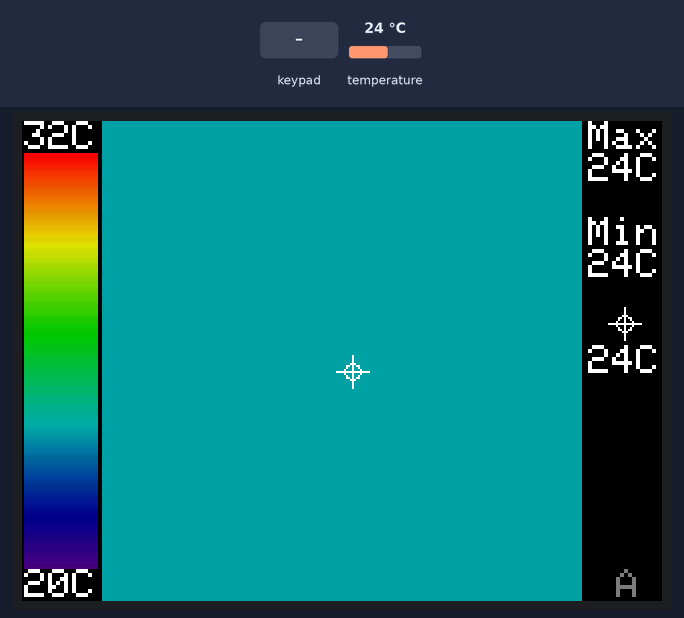
The program below on a simulated ESP32. Parts: 320×240 colour display. Inputs (shaded band) come from the test bench; at power-on: temperature 24 °C. What the program prints to the serial monitor is not drawn.

Above: at 1.8 s.
1.9 s: temperature set to 12 °C
At 3.1 s:
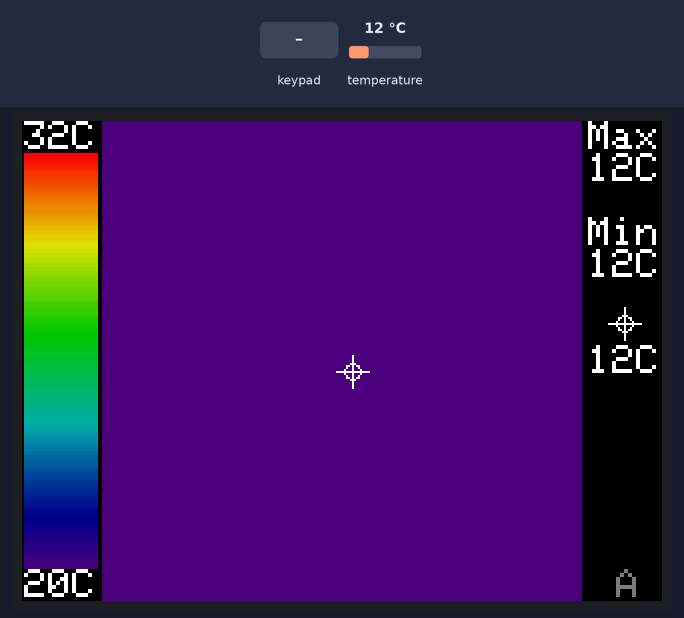
3.8 s: key 'A' pressed
At 4.8 s:
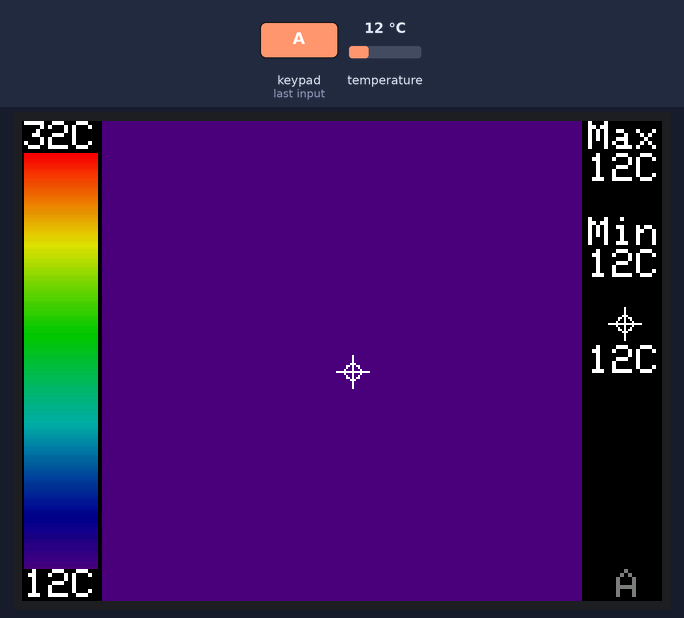
5.3 s: key 'B' pressed
At 6.5 s:
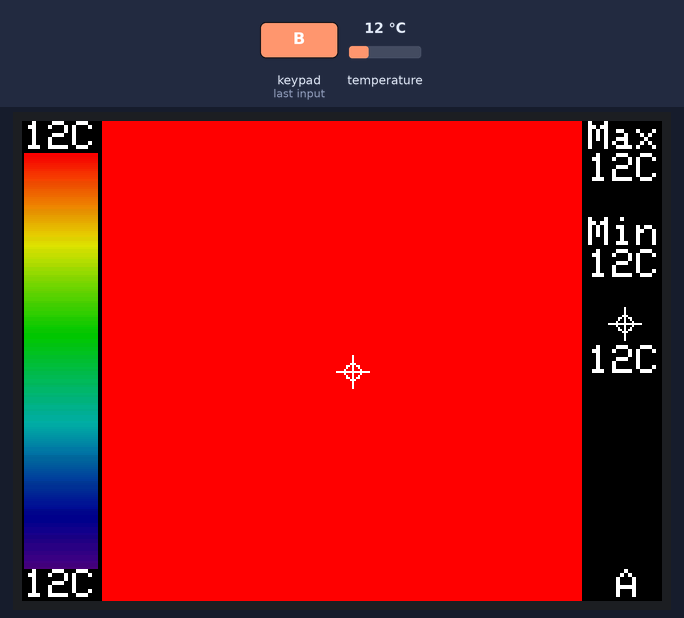
8.3 s: temperature set to 19 °C
At 9.6 s:
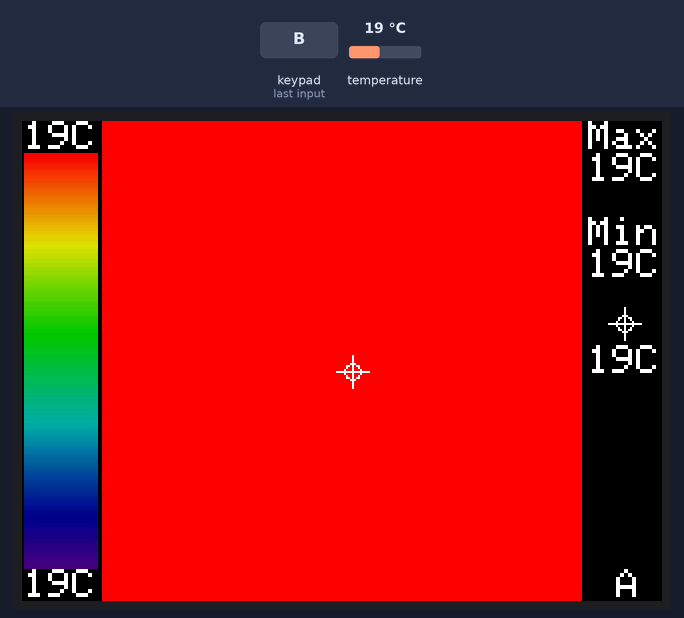
10.2 s: temperature set to 28 °C
At 11.3 s:
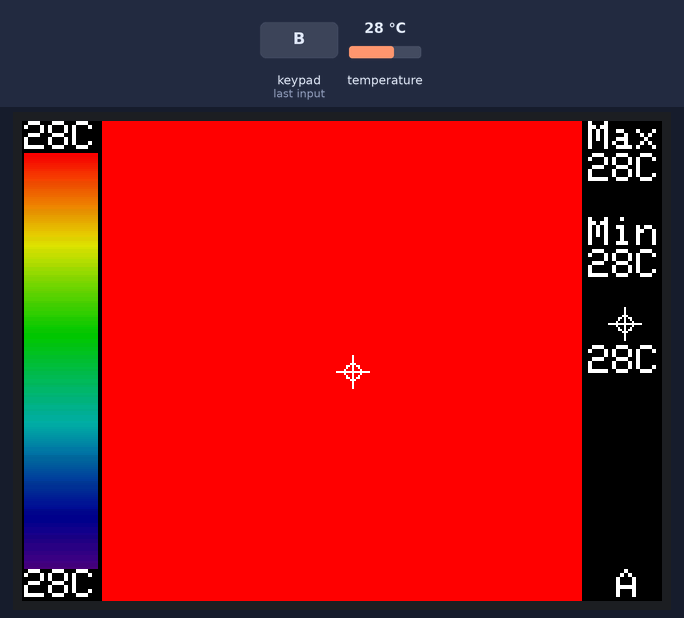
Timing chart, 0 to 13.2 s (numbered marks = the images above; inputs shaded):
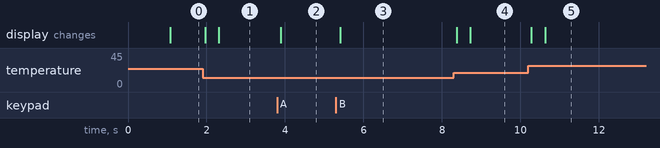

Measured:
- after the input at 1.9 s, the display: first changes after 0.07 s (image 1 shows a later state)
- after the input at 3.8 s, the display: changes after 0.10 s (image 2)
- after the input at 5.3 s, the display: changes after 0.11 s (image 3)
- after the input at 8.3 s, the display: first changes after 0.07 s (image 4 shows a later state)
- after the input at 10.2 s, the display: first changes after 0.08 s (image 5 shows a later state)

The program:

main.cpp
```cpp
#include "ThermalHelper.h"

#include <M5Core2.h>

ThermalHelper TH = ThermalHelper();

void setup() {
    M5.begin(true, false, true, true);
    M5.Lcd.begin();
    TH.begin();
}

void loop() {
    M5.update();
    TH.update();
}
```

Interpolation.h
```cpp
#pragma once

#include "env.h"

namespace Interpolation {

    float get_point(float *p, uint8_t rows, uint8_t cols, int8_t x, int8_t y);

    void set_point(float *p, uint8_t rows, uint8_t cols, int8_t x, int8_t y, float f);

    // src is a grid src_rows * src_cols
    // dest is a pre-allocated grid, dest_rows*dest_cols
    void interpolate_image(float *src, uint8_t src_rows, uint8_t src_cols, float *dest, uint8_t dest_rows, uint8_t dest_cols);

    // p is a list of 4 points, 2 to the left, 2 to the right
    float cubicInterpolate(float p[], float x);

    // p is a 16-point 4x4 array of the 2 rows & columns left/right/above/below
    float bicubicInterpolate(float p[], float x, float y);

    // src is rows*cols and dest is a 4-point array passed in already allocated!
    void get_adjacents_1d(float *src, float *dest, uint8_t rows, uint8_t cols, int8_t x, int8_t y);

    // src is rows*cols and dest is a 16-point array passed in already allocated!
    void get_adjacents_2d(float *src, float *dest, uint8_t rows, uint8_t cols, int8_t x, int8_t y);

}
```

ThermalHelper.h
```cpp
#pragma once

#include "env.h"

#define PXS AMG_COLS*AMG_ROWS
#define IPXS INTERPOLATED_ROWS*INTERPOLATED_COLS

// Colors that makes up the whole gradient
#define THERMAL_GRADIENT_N 256
constexpr const uint16_t colorGradient[THERMAL_GRADIENT_N] = {
    0x480F, 0x400F, 0x400F, 0x400F, 0x4010, 0x3810, 0x3810, 0x3810, 0x3810, 0x3010,
    0x3010, 0x3010, 0x2810, 0x2810, 0x2810, 0x2810, 0x2010, 0x2010, 0x2010, 0x1810,
    0x1810, 0x1811, 0x1811, 0x1011, 0x1011, 0x1011, 0x0811, 0x0811, 0x0811, 0x0011,
    0x0011, 0x0011, 0x0011, 0x0011, 0x0031, 0x0031, 0x0051, 0x0072, 0x0072, 0x0092,
    0x00B2, 0x00B2, 0x00D2, 0x00F2, 0x00F2, 0x0112, 0x0132, 0x0152, 0x0152, 0x0172,
    0x0192, 0x0192, 0x01B2, 0x01D2, 0x01F3, 0x01F3, 0x0213, 0x0233, 0x0253, 0x0253,
    0x0273, 0x0293, 0x02B3, 0x02D3, 0x02D3, 0x02F3, 0x0313, 0x0333, 0x0333, 0x0353,
    0x0373, 0x0394, 0x03B4, 0x03D4, 0x03D4, 0x03F4, 0x0414, 0x0434, 0x0454, 0x0474,
    0x0474, 0x0494, 0x04B4, 0x04D4, 0x04F4, 0x0514, 0x0534, 0x0534, 0x0554, 0x0554,
    0x0574, 0x0574, 0x0573, 0x0573, 0x0573, 0x0572, 0x0572, 0x0572, 0x0571, 0x0591,
    0x0591, 0x0590, 0x0590, 0x058F, 0x058F, 0x058F, 0x058E, 0x05AE, 0x05AE, 0x05AD,
    0x05AD, 0x05AD, 0x05AC, 0x05AC, 0x05AB, 0x05CB, 0x05CB, 0x05CA, 0x05CA, 0x05CA,
    0x05C9, 0x05C9, 0x05C8, 0x05E8, 0x05E8, 0x05E7, 0x05E7, 0x05E6, 0x05E6, 0x05E6,
    0x05E5, 0x05E5, 0x0604, 0x0604, 0x0604, 0x0603, 0x0603, 0x0602, 0x0602, 0x0601,
    0x0621, 0x0621, 0x0620, 0x0620, 0x0620, 0x0620, 0x0E20, 0x0E20, 0x0E40, 0x1640,
    0x1640, 0x1E40, 0x1E40, 0x2640, 0x2640, 0x2E40, 0x2E60, 0x3660, 0x3660, 0x3E60,
    0x3E60, 0x3E60, 0x4660, 0x4660, 0x4E60, 0x4E80, 0x5680, 0x5680, 0x5E80, 0x5E80,
    0x6680, 0x6680, 0x6E80, 0x6EA0, 0x76A0, 0x76A0, 0x7EA0, 0x7EA0, 0x86A0, 0x86A0,
    0x8EA0, 0x8EC0, 0x96C0, 0x96C0, 0x9EC0, 0x9EC0, 0xA6C0, 0xAEC0, 0xAEC0, 0xB6E0,
    0xB6E0, 0xBEE0, 0xBEE0, 0xC6E0, 0xC6E0, 0xCEE0, 0xCEE0, 0xD6E0, 0xD700, 0xDF00,
    0xDEE0, 0xDEC0, 0xDEA0, 0xDE80, 0xDE80, 0xE660, 0xE640, 0xE620, 0xE600, 0xE5E0,
    0xE5C0, 0xE5A0, 0xE580, 0xE560, 0xE540, 0xE520, 0xE500, 0xE4E0, 0xE4C0, 0xE4A0,
    0xE480, 0xE460, 0xEC40, 0xEC20, 0xEC00, 0xEBE0, 0xEBC0, 0xEBA0, 0xEB80, 0xEB60,
    0xEB40, 0xEB20, 0xEB00, 0xEAE0, 0xEAC0, 0xEAA0, 0xEA80, 0xEA60, 0xEA40, 0xF220,
    0xF200, 0xF1E0, 0xF1C0, 0xF1A0, 0xF180, 0xF160, 0xF140, 0xF100, 0xF0E0, 0xF0C0,
    0xF0A0, 0xF080, 0xF060, 0xF040, 0xF020, 0xF800,
};


class ThermalHelper {
    public:
        ThermalHelper();

        /**
         * Start the thermal camera. This will draw the initial frame, and set up all variables. Call update() to update the view.
         */
        void begin();

        /**
         * Draw a new frame.
         */
        void update();


    private:
        /**
         * Handle button presses.
         */
        void handleButtons();

        /**
         * Draw the pixels of a new frame.
         */
        void drawPixels();

        /**
         * Draw everything that should never change after the first frame.
         */
        void drawStaticInfo();

        /**
         * Draw the color gradient map.
         */
        void drawGradient();

        /**
         * Draw the temperatures for the color gradient map.
         */
        void drawGradientTemperatures();

        /**
         * Draw a cursor.
         */
        void drawCursor(int16_t x, int16_t y, int16_t size);

        /**
         * Update private temperature values based on read sensor values.
         */
        void updateTemperatures();

        /**
         * Set automatic threshold true/false.
         */
        void setAuto(const bool flag);

        /**
         * Toggle automatic threshold.
         */
        void toggleAuto();


        // Array for AMG pixels
        float m_px[PXS];

        // Array for interpolated pixels
        float m_ipx[IPXS];

        // Temperatures
        int16_t m_minTemp = 20;
        int16_t m_maxTemp = 32;
        int16_t m_minimum{};
        int16_t m_maximum{};
        int16_t m_cursorTemp{};

        // Variables for layout
        int16_t m_pixelSize{};
        int16_t m_pixelsX{};
        int16_t m_pixelsY{};
        int16_t m_x1{};
        int16_t m_x2{};
        int16_t m_fontHeight{};
        int16_t m_gradientWidth{};

        // Flags
        bool m_flagAuto = false;
        bool m_flagCursor = true;
};
```

env.h
```cpp
#pragma once

#include <Arduino.h>

#define AMG_COLS 8
#define AMG_ROWS 8

#define INTERPOLATED_COLS 24
#define INTERPOLATED_ROWS 24

#define SPACE 3
```

Interpolation.cpp
```cpp
#include "Interpolation.h"

float Interpolation::get_point(float *p, uint8_t rows, uint8_t cols, int8_t x, int8_t y) {
  if (x < 0)        x = 0;
  if (y < 0)        y = 0;
  if (x >= cols)    x = cols - 1;
  if (y >= rows)    y = rows - 1;
  return p[y * cols + x];
}

void Interpolation::set_point(float *p, uint8_t rows, uint8_t cols, int8_t x, int8_t y, float f) {
  if ((x < 0) || (x >= cols)) return;
  if ((y < 0) || (y >= rows)) return;
  p[y * cols + x] = f;
}

// src is a grid src_rows * src_cols
// dest is a pre-allocated grid, dest_rows*dest_cols
void Interpolation::interpolate_image(float *src, uint8_t src_rows, uint8_t src_cols, float *dest, uint8_t dest_rows, uint8_t dest_cols) {
  float mu_x = (src_cols - 1.0) / (dest_cols - 1.0);
  float mu_y = (src_rows - 1.0) / (dest_rows - 1.0);

  float adj_2d[16]; // matrix for storing adjacents

  for (uint8_t y_idx=0; y_idx < dest_rows; y_idx++) {
    for (uint8_t x_idx=0; x_idx < dest_cols; x_idx++) {
       float x = x_idx * mu_x;
       float y = y_idx * mu_y;
       //Serial.print("("); Serial.print(y_idx); Serial.print(", "); Serial.print(x_idx); Serial.print(") = ");
       //Serial.print("("); Serial.print(y); Serial.print(", "); Serial.print(x); Serial.print(") = ");
       get_adjacents_2d(src, adj_2d, src_rows, src_cols, x, y);
       /*
       Serial.print("[");
       for (uint8_t i=0; i<16; i++) {
         Serial.print(adj_2d[i]); Serial.print(", ");
       }
       Serial.println("]");
       */
       float frac_x = x - (int)x; // we only need the ~delta~ between the points
       float frac_y = y - (int)y; // we only need the ~delta~ between the points
       float out = bicubicInterpolate(adj_2d, frac_x, frac_y);
       //Serial.print("\tInterp: "); Serial.println(out);
       set_point(dest, dest_rows, dest_cols, x_idx, y_idx, out);
    }
  }
}

// p is a list of 4 points, 2 to the left, 2 to the right
float Interpolation::cubicInterpolate(float p[], float x) {
    float r = p[1] + (0.5 * x * (p[2] - p[0] + x*(2.0*p[0] - 5.0*p[1] + 4.0*p[2] - p[3] + x*(3.0*(p[1] - p[2]) + p[3] - p[0]))));
  /*
    Serial.print("interpolating: [");
    Serial.print(p[0],2); Serial.print(", ");
    Serial.print(p[1],2); Serial.print(", ");
    Serial.print(p[2],2); Serial.print(", ");
    Serial.print(p[3],2); Serial.print("] w/"); Serial.print(x); Serial.print(" = ");
    Serial.println(r);
  */
    return r;
}

// p is a 16-point 4x4 array of the 2 rows & columns left/right/above/below
float Interpolation::bicubicInterpolate(float p[], float x, float y) {
    float arr[4] = {0,0,0,0};
    arr[0] = cubicInterpolate(p+0, x);
    arr[1] = cubicInterpolate(p+4, x);
    arr[2] = cubicInterpolate(p+8, x);
    arr[3] = cubicInterpolate(p+12, x);
    return cubicInterpolate(arr, y);
}

// src is rows*cols and dest is a 4-point array passed in already allocated!
void Interpolation::get_adjacents_1d(float *src, float *dest, uint8_t rows, uint8_t cols, int8_t x, int8_t y) {
    //Serial.print("("); Serial.print(x); Serial.print(", "); Serial.print(y); Serial.println(")");
    // pick two items to the left
    dest[0] = get_point(src, rows, cols, x-1, y);
    dest[1] = get_point(src, rows, cols, x, y);
    // pick two items to the right
    dest[2] = get_point(src, rows, cols, x+1, y);
    dest[3] = get_point(src, rows, cols, x+2, y);
}


// src is rows*cols and dest is a 16-point array passed in already allocated!
void Interpolation::get_adjacents_2d(float *src, float *dest, uint8_t rows, uint8_t cols, int8_t x, int8_t y) {
    //Serial.print("("); Serial.print(x); Serial.print(", "); Serial.print(y); Serial.println(")");
    for (int8_t delta_y = -1; delta_y < 3; delta_y++) { // -1, 0, 1, 2
        float *row = dest + 4 * (delta_y+1); // index into each chunk of 4
        for (int8_t delta_x = -1; delta_x < 3; delta_x++) { // -1, 0, 1, 2
            row[delta_x+1] = get_point(src, rows, cols, x+delta_x, y+delta_y);
        }
    }
}
```

ThermalHelper.cpp
```cpp
#include "ThermalHelper.h"
#include "interpolation.h"

#include <M5Core2.h>
#include <Adafruit_AMG88XX.h>

Adafruit_AMG88xx amg;

ThermalHelper::ThermalHelper() {}

void ThermalHelper::begin() {
    M5.Lcd.fillScreen(TFT_BLACK);
    M5.Lcd.setTextSize(2);

    if (!amg.begin()) {
        M5.Lcd.setCursor(0, 0);
        M5.Lcd.setTextColor(TFT_RED);
        M5.Lcd.print("Error on AMG88xx setup");
        while (1) {
            delay(1);
        }
    }

    M5.Lcd.setTextColor(TFT_WHITE);

    this->m_fontHeight = M5.Lcd.fontHeight();
    this->m_gradientWidth = M5.Lcd.textWidth("32C");

    auto w = M5.Lcd.width();
    auto h = M5.Lcd.height();

    // Every pixel drawn will be a sqaure.
    // Need to calculate the the size of a pixel in both directions, while also leaving room for the gradient.
    auto px_w = (w - 2*this->m_gradientWidth - 2*SPACE)/INTERPOLATED_COLS;
    auto px_h = h/INTERPOLATED_ROWS;
    this->m_pixelSize = min(px_w, px_h);

    this->m_pixelsX = (w - this->m_pixelSize*INTERPOLATED_COLS) / 2;
    this->m_pixelsY = (h - this->m_pixelSize*INTERPOLATED_ROWS) / 2;

    this->m_x1 = this->m_pixelsX - SPACE - this->m_gradientWidth;
    this->m_x2 = w - this->m_pixelsX + SPACE;

    this->drawGradient();
    this->drawGradientTemperatures();
    this->drawStaticInfo();
    this->setAuto(false);
}

void ThermalHelper::update() {
    this->handleButtons();

    // Read pixel values
    amg.readPixels(this->m_px);

    // Update min and max temperatures
    this->updateTemperatures();

    // Interpolate pixel values
    Interpolation::interpolate_image(this->m_px, AMG_ROWS, AMG_COLS, this->m_ipx, INTERPOLATED_ROWS, INTERPOLATED_COLS);

    // Draw all pixels
    this->drawPixels();

    // Draw cursor in the middle
    if (this->m_flagCursor) {
        drawCursor(this->m_pixelsX + this->m_pixelSize*INTERPOLATED_COLS/2 + this->m_pixelSize/2, this->m_pixelsY + this->m_pixelSize*INTERPOLATED_ROWS/2 + this->m_pixelSize/2, this->m_fontHeight);
    }
}

// PRIVATE

void ThermalHelper::handleButtons() {
    if (M5.BtnA.wasPressed()) {
        this->m_minTemp = this->m_cursorTemp;
        this->drawGradientTemperatures();
    }

    if (M5.BtnB.wasPressed()) {
        this->toggleAuto();
        this->drawGradientTemperatures();
    }

    if (M5.BtnC.wasPressed()) {
        this->m_maxTemp = this->m_cursorTemp;
        this->drawGradientTemperatures();
    }
}

void ThermalHelper::drawPixels() {
    uint16_t r = INTERPOLATED_ROWS;
    uint16_t c = INTERPOLATED_COLS;
    int16_t size = this->m_pixelSize;
    int16_t t{};
    float *p = this->m_ipx;

    for (auto y = 0; y < r; y++) {
        for (auto x = 0; x < c; x++) {
            // Get the pixel temperature
            t = static_cast<int16_t>(p[y * c + x]);
            // Constrain the temperature to the current min-max-interval
            t = constrain(t, this->m_minTemp, this->m_maxTemp);

            // Map the temperature to a color index
            uint8_t i = map(t, this->m_minTemp, this->m_maxTemp, 0, THERMAL_GRADIENT_N - 1);

            // Draw the pixel
            M5.Lcd.fillRect(this->m_pixelsX + size * x, this->m_pixelsY + size * y, size, size, colorGradient[i]);
        }
    }
}

void ThermalHelper::drawStaticInfo() {
    M5.Lcd.setCursor(this->m_x2, 0);
    M5.Lcd.print("Max");

    M5.Lcd.setCursor(this->m_x2, 3*this->m_fontHeight);
    M5.Lcd.print("Min");

    // Draw cursor
    drawCursor(this->m_x2 + this->m_gradientWidth/2, 6.5*this->m_fontHeight - SPACE, this->m_fontHeight);
}

void ThermalHelper::drawGradient() {
    // Top y-position of gradient
    auto a = this->m_fontHeight;
    // Bottom y-position of gradient
    auto b = M5.Lcd.height() - this->m_fontHeight;
    // Left x-position of gradient
    auto x = this->m_pixelsX - SPACE - this->m_gradientWidth;

    // The gradient is drawn as individual lines with differnet colors
    for (auto y = a; y < b; y++) {
        // Map the current y-position to a color index, inverted
        uint8_t i = THERMAL_GRADIENT_N - map(y, a, b - 1, 1, THERMAL_GRADIENT_N);
        M5.Lcd.drawLine(x, y, x + this->m_gradientWidth, y, colorGradient[i]);
        Serial.printf("Y = %d, i = %d\n", y, i);
    }
}

void ThermalHelper::drawGradientTemperatures() {
    auto h = M5.Lcd.height();

    M5.Lcd.fillRect(this->m_x1, 0, this->m_gradientWidth, this->m_fontHeight, TFT_BLACK);
    M5.Lcd.setCursor(this->m_x1, 0);
    M5.Lcd.print(this->m_maxTemp);
    M5.Lcd.print("C");

    M5.Lcd.fillRect(this->m_x1, h - this->m_fontHeight, this->m_gradientWidth, this->m_fontHeight, TFT_BLACK);
    M5.Lcd.setCursor(this->m_x1, h - this->m_fontHeight);
    M5.Lcd.print(this->m_minTemp);
    M5.Lcd.print("C");
}

void ThermalHelper::drawCursor(int16_t x, int16_t y, int16_t size) {
    M5.Lcd.drawCircle(x, y, size*0.3, TFT_WHITE);
    M5.Lcd.drawLine(x, y - size/2, x, y + size/2, TFT_WHITE);
    M5.Lcd.drawLine(x - size/2, y, x + size/2, y, TFT_WHITE);
}

void ThermalHelper::updateTemperatures() {
    float MIN = INT_MAX;
    float MAX = INT_MIN;
    float t{};
    uint16_t r = AMG_ROWS;
    uint16_t c = AMG_COLS;
    float *p = this->m_px;

    for (auto y = 0; y < r; y++) {
        for (auto x = 0; x < c; x++) {
            // Get the pixel temperature
            t = p[y * c + x];

            if (t > MAX) {
                MAX = t;
            } else if (t < MIN) {
                MIN = t;
            }
        }
    }

    this->m_maximum = static_cast<int16_t>(MAX);
    this->m_minimum = static_cast<int16_t>(MIN);
    this->m_cursorTemp = static_cast<int16_t>(this->m_ipx[INTERPOLATED_ROWS/2 + INTERPOLATED_COLS/2]);

    auto w = M5.Lcd.width();

    M5.Lcd.fillRect(this->m_x2, this->m_fontHeight, w, this->m_fontHeight, TFT_BLACK);
    M5.Lcd.setCursor(this->m_x2, this->m_fontHeight);
    M5.Lcd.print(this->m_maximum);
    M5.Lcd.print("C");

    M5.Lcd.fillRect(this->m_x2, 4*this->m_fontHeight, w, this->m_fontHeight, TFT_BLACK);
    M5.Lcd.setCursor(this->m_x2, 4*this->m_fontHeight);
    M5.Lcd.print(this->m_minimum);
    M5.Lcd.print("C");

    M5.Lcd.fillRect(this->m_x2, 7*this->m_fontHeight, w, this->m_fontHeight, TFT_BLACK);
    M5.Lcd.setCursor(this->m_x2, 7*this->m_fontHeight);
    M5.Lcd.print(this->m_cursorTemp);
    M5.Lcd.print("C");

    if (!this->m_flagAuto) {
        return;
    }

    this->m_maxTemp = this->m_maximum;
    this->m_minTemp = this->m_minimum;
    this->drawGradientTemperatures();
}

void ThermalHelper::setAuto(const bool flag) {
    this->m_flagAuto = flag;

    M5.Lcd.setCursor(M5.Lcd.width() - this->m_pixelsX + SPACE + 0.4*this->m_gradientWidth, M5.Lcd.height() - this->m_fontHeight);

    if (!flag) {
        this->m_minTemp = 20;
        this->m_maxTemp = 32;
        M5.Lcd.setTextColor(TFT_DARKGREY);
    }

    M5.Lcd.print("A");
    M5.Lcd.setTextColor(TFT_WHITE);
    if (flag == this->m_flagAuto) {
        return;
    }
}

void ThermalHelper::toggleAuto() {
    this->setAuto(!this->m_flagAuto);
}
```
